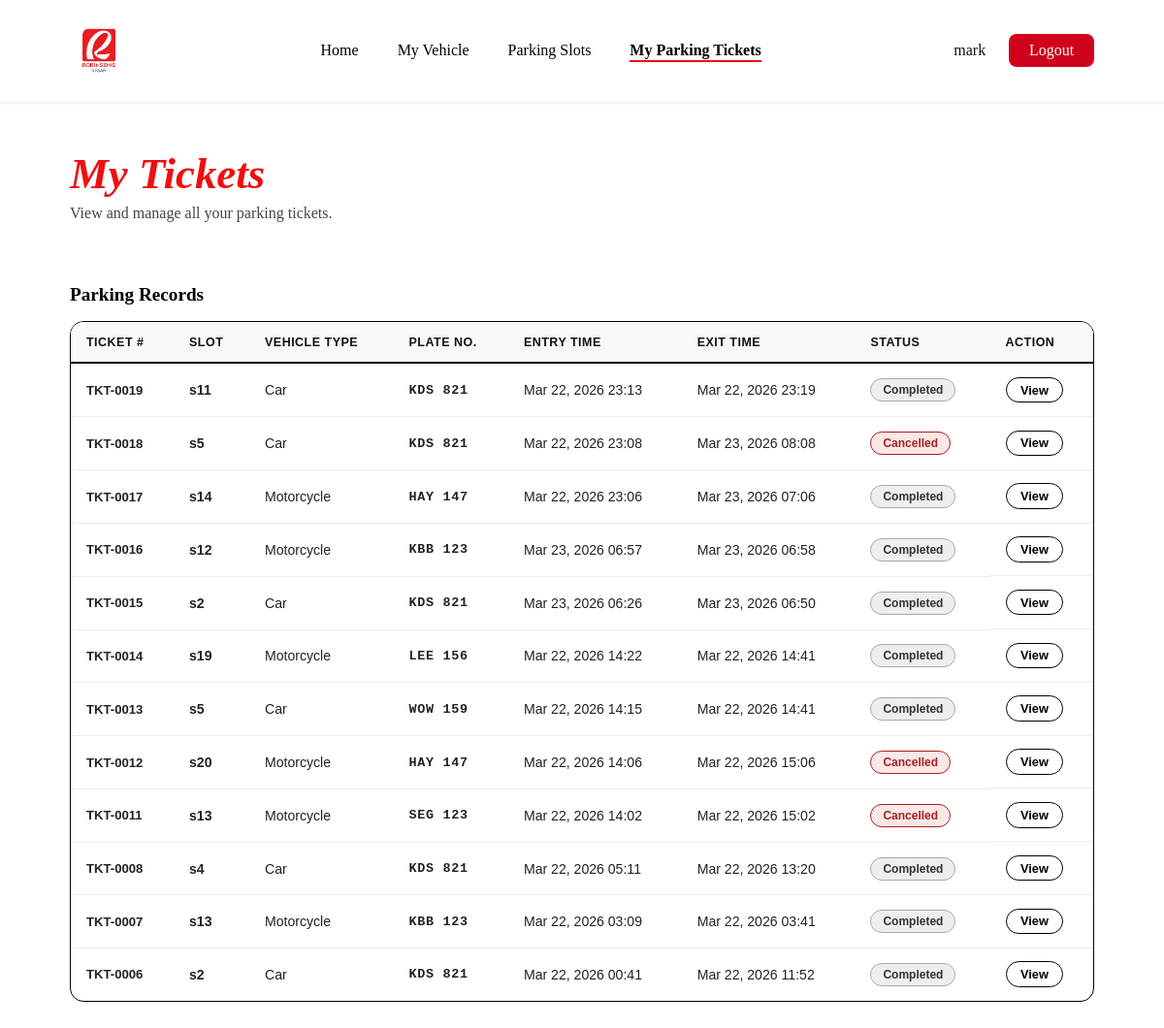
Screenshot of /owner_my_ticket/ (signed in) with the database file from the repository.
### parking/models.py (models this page shows, shortened)
class Owner(models.Model):
    first_name   = models.CharField(max_length=50)
    last_name    = models.CharField(max_length=50)
    username     = models.CharField(max_length=50, unique=True)
    password     = models.CharField(max_length=128)
    phone_number = models.CharField(max_length=15, blank=True, default='')
    address      = models.TextField(blank=True, default='')

class Ticket(models.Model):
    STATUS_CHOICES = [
        ('active',    'Active'),
        ('completed', 'Completed'),
        ('cancelled', 'Cancelled'),
    ]
    vehicle    = models.ForeignKey(Vehicle, on_delete=models.CASCADE)
    slot       = models.ForeignKey(Slot, on_delete=models.CASCADE)
    guard      = models.ForeignKey(Guard, on_delete=models.SET_NULL, null=True, blank=True)
    owner      = models.ForeignKey(Owner, on_delete=models.SET_NULL, null=True, blank=True, related_name='tickets')
    status     = models.CharField(max_length=20, choices=STATUS_CHOICES, default='active')
    entry_time = models.DateTimeField()
    exit_time  = models.DateTimeField(null=True, blank=True)

class Slot(models.Model):
    STATUS_CHOICES = [
        ('available', 'Available'),
        ('occupied',  'Occupied'),
    ]
    slot_number = models.CharField(max_length=10)
    slot_type   = models.CharField(max_length=20)
    slot_status = models.CharField(max_length=20, choices=STATUS_CHOICES, default='available')

class Vehicle(models.Model):
    owner        = models.ForeignKey(Owner, on_delete=models.CASCADE, related_name='vehicles', null=True, blank=True)
    plate_number = models.CharField(max_length=20, unique=True)
    vehicle_type = models.CharField(max_length=20)

### parking/views.py (the view)
# urls.py: path('owner_my_ticket/', views.owner_my_ticket, name='owner_my_ticket'),
def owner_my_ticket(request):
    if not request.session.get('owner_id'):
        return redirect('login')
    owner = Owner.objects.get(id=request.session['owner_id'])
    tickets = Ticket.objects.filter(
        vehicle__owner=owner
    ).select_related('vehicle', 'slot').order_by('-id')
    return render(request, 'owner_my_ticket.html', {
        'owner':   owner,
        'tickets': tickets,
    })

### parking/templates/owner_my_ticket.html (shortened to what this page needs)
{% extends "master.html" %}
{% load static tz %}
{% block head %}
  <link rel="stylesheet" href="{% static 'owner_my_ticket.css' %}">
{% endblock %}
{% block content %}
<nav>
    <div class="logo">
      <img src="{% static '/images/logo.png' %}" alt="logo" class="logo-img">
    </div>
    <ul class="nav-links">
      <li><a href="{% url 'owner' %}">Home</a></li>
      <li><a href="{% url 'owner_vehicle_register' %}">My Vehicle</a></li>
      <li><a href="{% url 'owner_parking_slots' %}">Parking Slots</a></li>
      <li><a href="{% url 'owner_my_ticket' %}" class="active">My Parking Tickets</a></li>
    </ul>
    <div class="nav-actions">
      {% if owner %}
        <a href="#">{{ owner.first_name }}</a>
        <a href="{% url 'owner_logout' %}" class="btn-logout">Logout</a>
      {% else %}
        <a href="{% url 'owner_login' %}">Login</a>
        <a href="{% url 'owner_register' %}" class="btn-signup">Sign Up</a>
      {% endif %}
    </div>
  </nav>
  <div class="page-header">
    <h1>My Tickets</h1>
    <p>View and manage all your parking tickets.</p>
  </div>
  <div class="tickets-section">
    <div class="section-label">Parking Records</div>
    <div class="table-wrapper">
      <table class="tickets-table">
        <thead>
          <tr>
            <th>Ticket #</th>
            <th>Slot</th>
            <th>Vehicle Type</th>
            <th>Plate No.</th>
            <th>Entry Time</th>
            <th>Exit Time</th>
            <th>Status</th>
            <th>Action</th>
          </tr>
        </thead>
        <tbody>
          {% for t in tickets %}
          <tr>
            <td class="ticket-id">TKT-{{ t.id|stringformat:"04d" }}</td>
            <td><strong>{{ t.slot.slot_number }}</strong></td>
            <td>{{ t.vehicle.vehicle_type }}</td>
            <td class="plate">{{ t.vehicle.plate_number }}</td>
            <td>{{ t.entry_time|date:"M d, Y H:i" }}</td>
            <td>{% if t.exit_time %}{{ t.exit_time|date:"M d, Y H:i" }}{% else %}—{% endif %}</td>
            <td>
              {% if t.status == 'active' %}
                <span class="status-badge badge-active">Active</span>
              {% elif t.status == 'completed' %}
                <span class="status-badge badge-completed">Completed</span>
              {% else %}
                <span class="status-badge badge-cancelled">Cancelled</span>
              {% endif %}
            </td>
            <td class="action-btns">
              <button class="btn-view"
                data-id="{{ t.id }}"
                data-slot="{{ t.slot.slot_number }}"
                data-type="{{ t.vehicle.vehicle_type }}"
                data-plate="{{ t.vehicle.plate_number }}"
                data-entry="{{ t.entry_time|date:'M d, Y H:i' }}"
                data-exit="{% if t.exit_time %}{{ t.exit_time|date:'M d, Y H:i' }}{% else %}—{% endif %}"
                data-status="{{ t.status }}"
              >View</button>
            </td>
          </tr>
          {% endfor %}
        </tbody>
      </table>
    </div>
  </div>
{% endblock %}

### parking/static/owner_my_ticket.css (style rules this page uses)
*, *::before, *::after { box-sizing: border-box; margin: 0; padding: 0; }
nav { display: flex; align-items: center; justify-content: space-between; padding: 1.4rem 6vw; position: sticky; top: 0; background: rgba(255,255,255,0.95); backdrop-filter: blur(8px); z-index: 100; border-bottom: 3px solid rgba(0,0,0,0.04); }
.nav-links { display: flex; list-style: none; gap: 2.5rem; font-family: 'Times New Roman', Times, serif; }
.nav-links a { text-decoration: none; font-size: 1rem; color: black; }
.nav-links a.active { font-weight: 700; border-bottom: 2px solid rgb(243, 5, 5); padding-bottom: 2px; }
.nav-actions { display: flex; align-items: center; gap: 1.5rem; font-family: 'Times New Roman', Times, serif; }
.nav-actions a { text-decoration: none; font-size: 1rem; font-weight: 500; color: #111; }
.btn-logout { background: #d0021b; color: #fff !important; padding: 0.5rem 1.3rem; border-radius: 8px; font-weight: 500 !important; font-size: 1rem !important; text-decoration: none; }
.logo .logo-img { height: 60px; width: auto; display: block; }
.page-header { padding: 2.8rem 6vw 2rem; }
.page-header h1 { font-family: 'Playfair Display', serif; font-style: italic; font-size: 2.8rem; color: rgb(240, 14, 14); margin-bottom: 0.4rem; }
.page-header p { font-size: 1rem; color: #444; }
.tickets-section { padding: 0 6vw 4rem; }
.section-label { font-size: 1.20rem; font-weight: 700; color: black; margin: 2rem 0 1rem; }
.table-wrapper { overflow-x: auto; border: 1.8px solid #000; border-radius: 14px; }
.tickets-table { width: 100%; border-collapse: collapse; font-family: 'Mulish', sans-serif; font-size: 0.88rem; }
.tickets-table thead { background: #f9f9f9; border-bottom: 2px solid #000; }
.tickets-table th { text-align: left; padding: 0.85rem 1rem; font-weight: 700; font-size: 0.78rem; text-transform: uppercase; letter-spacing: 0.04em; color: #111; white-space: nowrap; }
.tickets-table td { padding: 0.85rem 1rem; color: #222; vertical-align: middle; border-bottom: 1px solid rgba(0,0,0,0.07); white-space: nowrap; }
.tickets-table tbody tr:last-child td { border-bottom: none; }
.ticket-id { font-weight: 700; color: rgb(180, 10, 10); font-size: 0.82rem; }
.plate { font-family: 'Courier New', Courier, monospace; font-weight: 700; font-size: 0.84rem; letter-spacing: 0.05em; }
.status-badge { display: inline-block; padding: 0.25rem 0.75rem; border-radius: 50px; font-size: 0.75rem; font-weight: 700; text-transform: capitalize; }
.badge-completed { background: rgba(200, 200, 200, 0.3); color: #333; border: 1px solid #aaa; }
.badge-cancelled { background: rgba(228, 135, 135, 0.2); color: rgb(168, 33, 33); border: 1px solid rgb(168, 33, 33); }
.action-btns { display: flex; gap: 0.45rem; align-items: center; }
.btn-view { border: 1.5px solid black; background: #fff; border-radius: 50px; padding: 0.3rem 0.9rem; font-family: 'Mulish', sans-serif; font-size: 0.8rem; font-weight: 700; color: black; }

### rows the page displays
Owner: first_name "mark"
Ticket: id "0019", slot.slot_number "s11", vehicle.vehicle_type "Car", vehicle.plate_number "KDS 821", entry_time "Mar 22, 2026 23:13", exit_time "Mar 22, 2026 23:19", status "Completed"
Ticket: id "0018", slot.slot_number "s5", vehicle.vehicle_type "Car", vehicle.plate_number "KDS 821", entry_time "Mar 22, 2026 23:08", exit_time "Mar 23, 2026 08:08", status "Cancelled"
Ticket: id "0017", slot.slot_number "s14", vehicle.vehicle_type "Motorcycle", vehicle.plate_number "HAY 147", entry_time "Mar 22, 2026 23:06", exit_time "Mar 23, 2026 07:06", status "Completed"
Ticket: id "0016", slot.slot_number "s12", vehicle.vehicle_type "Motorcycle", vehicle.plate_number "KBB 123", entry_time "Mar 23, 2026 06:57", exit_time "Mar 23, 2026 06:58", status "Completed"
Ticket: id "0015", slot.slot_number "s2", vehicle.vehicle_type "Car", vehicle.plate_number "KDS 821", entry_time "Mar 23, 2026 06:26", exit_time "Mar 23, 2026 06:50", status "Completed"
Ticket: id "0014", slot.slot_number "s19", vehicle.vehicle_type "Motorcycle", vehicle.plate_number "LEE 156", entry_time "Mar 22, 2026 14:22", exit_time "Mar 22, 2026 14:41", status "Completed"
Ticket: id "0013", slot.slot_number "s5", vehicle.vehicle_type "Car", vehicle.plate_number "WOW 159", entry_time "Mar 22, 2026 14:15", exit_time "Mar 22, 2026 14:41", status "Completed"
Ticket: id "0012", slot.slot_number "s20", vehicle.vehicle_type "Motorcycle", vehicle.plate_number "HAY 147", entry_time "Mar 22, 2026 14:06", exit_time "Mar 22, 2026 15:06", status "Cancelled"
Ticket: id "0011", slot.slot_number "s13", vehicle.vehicle_type "Motorcycle", vehicle.plate_number "SEG 123", entry_time "Mar 22, 2026 14:02", exit_time "Mar 22, 2026 15:02", status "Cancelled"
Ticket: id "0008", slot.slot_number "s4", vehicle.vehicle_type "Car", vehicle.plate_number "KDS 821", entry_time "Mar 22, 2026 05:11", exit_time "Mar 22, 2026 13:20", status "Completed"
Ticket: id "0007", slot.slot_number "s13", vehicle.vehicle_type "Motorcycle", vehicle.plate_number "KBB 123", entry_time "Mar 22, 2026 03:09", exit_time "Mar 22, 2026 03:41", status "Completed"
Ticket: id "0006", slot.slot_number "s2", vehicle.vehicle_type "Car", vehicle.plate_number "KDS 821", entry_time "Mar 22, 2026 00:41", exit_time "Mar 22, 2026 11:52", status "Completed"
